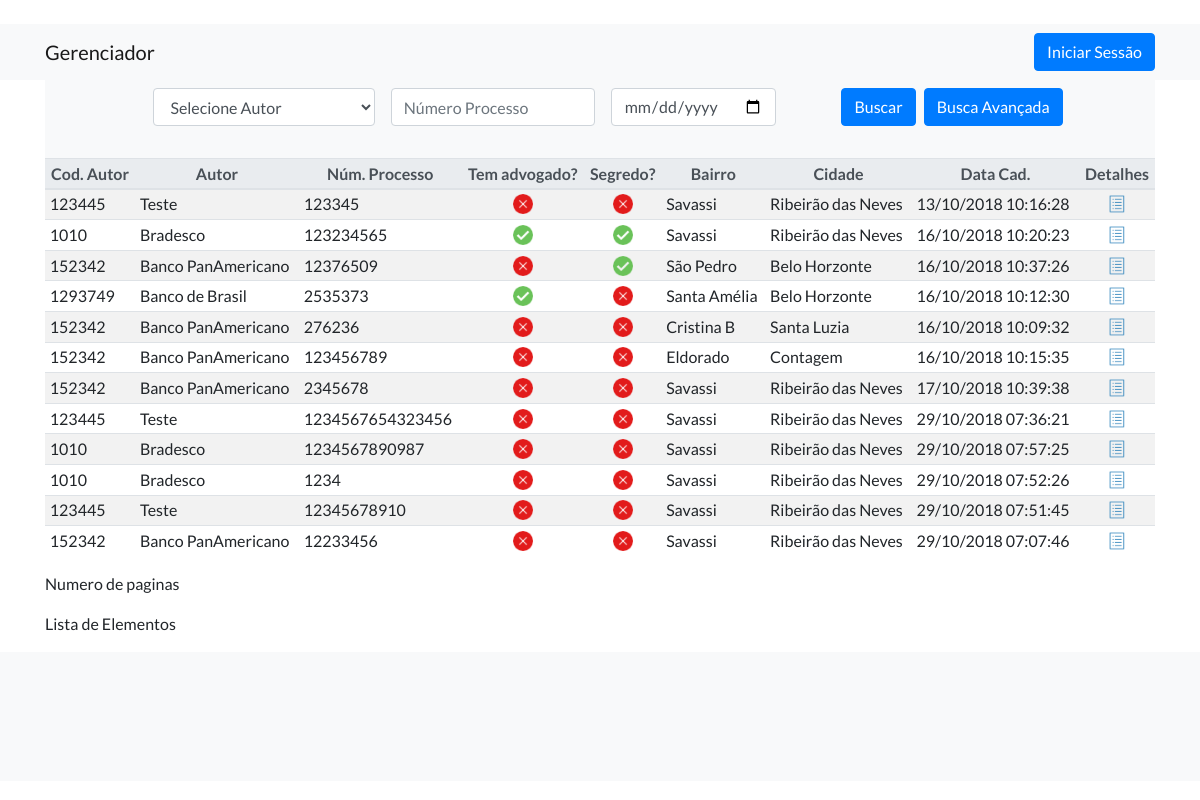
The app's page /Gerenciador/ListaProcesso, older data.
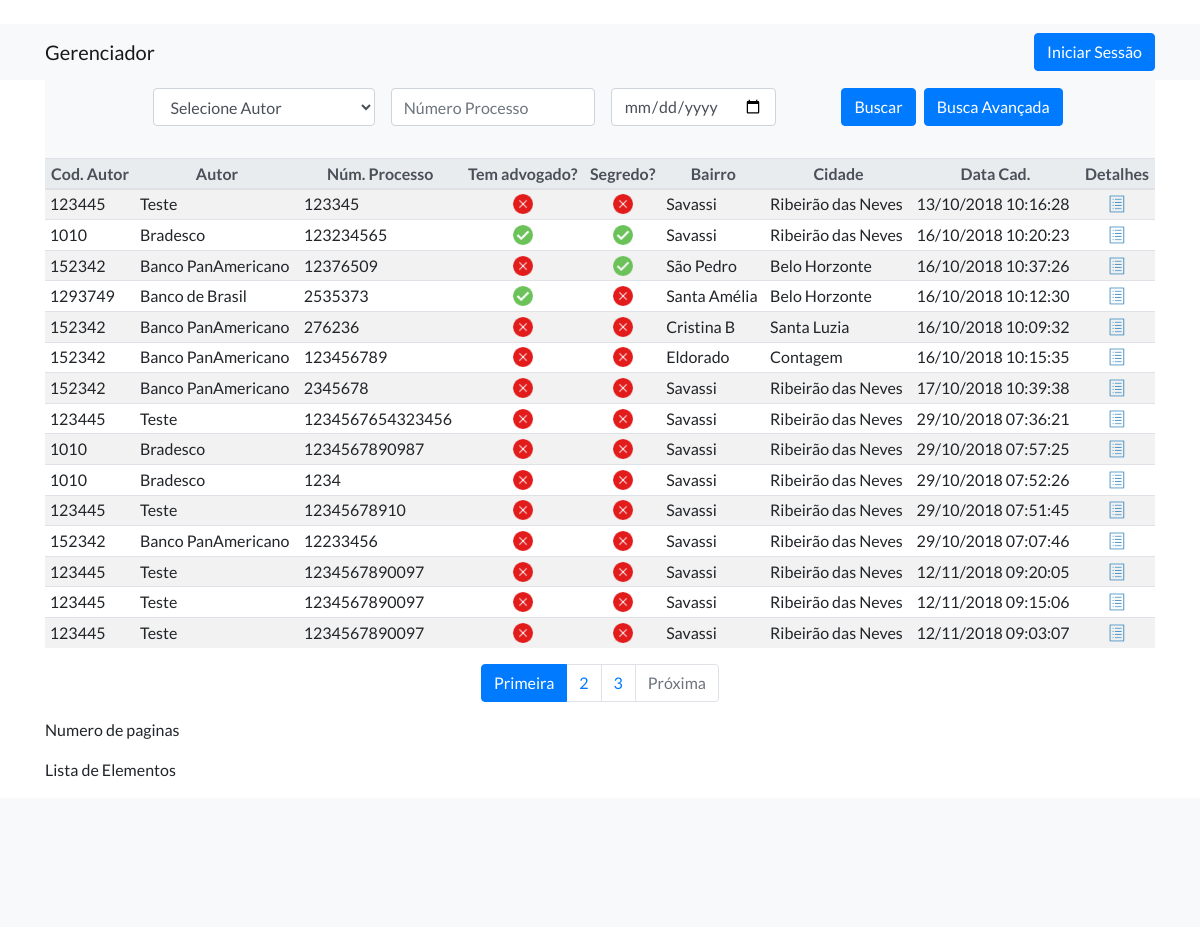
The same page, newer data.
### Gerenciador/models.py (models this page shows, shortened)
class cadastro (models.Model):
    class Meta:
        ordering = ['data_inclusao']
    fk_autor=models.ForeignKey(autor, on_delete=models.CASCADE)
    reu = models.CharField(max_length=200)
    documento = models.CharField(max_length=14)
    rua = models.CharField(max_length=200)
    numero = models.IntegerField(null=True)
    bairro = models.CharField(max_length=200)
    cidade = models.CharField(max_length=200)
    complemento = models.CharField(max_length=200, null=True,blank=True)
    cep = models.CharField(max_length=8)
    numero_processo = models.IntegerField()
    segredo = models.IntegerField(default=0 ,verbose_name='Segredo ?')
    advogado= models.IntegerField(default=0 ,verbose_name='Tem advogado ?')
    data_inclusao = models.DateTimeField(auto_now=True, verbose_name ='Incluido em')
    fk_conta =  models.IntegerField(default=0)

class autor (models.Model):
    nome_autor = models.CharField(max_length=200)
    codigo = models.IntegerField()

### Gerenciador/views.py (the view)
class ListaProcessoView(ListView):
    model = cadastro
    template_name ='Gerenciador/Lista_Processo.html'
    paginate_by = 15
    def get_queryset(self, **kwargs):
        filtro_Basico = Q()
        filtro_Avancado = Q()
        f_Autor = self.request.GET.get('Autor')
        f_NumeroProcesso = self.request.GET.get('NumeroProcesso')
        f_DataInclusao = self.request.GET.get('DataInclusao')
        f_Bairro = self.request.GET.get('Bairro','')
        f_Cidade = self.request.GET.get('Cidade','')
        f_Segredo = self.request.GET.get('Segredo','')
        f_Advogado = self.request.GET.get('Advogado','')
        if f_Autor is not None and f_Autor != 'Selecione Autor':
            filtro_Basico.add(Q(fk_autor=f_Autor), Q.AND)
        if f_NumeroProcesso:
            filtro_Basico.add(Q(numero_processo=f_NumeroProcesso), Q.AND)
        if f_DataInclusao:
            f_DataInclusao = datetime.strptime(f_DataInclusao, '%Y-%m-%d').date()
            filtro_Basico.add(Q(data_inclusao__date=f_DataInclusao), Q.AND)
        if filtro_Basico:
            return cadastro.objects.filter(filtro_Basico)
        if f_Bairro:
            filtro_Avancado.add(Q(bairro__icontains=f_Bairro), Q.AND)
        if f_Cidade:
            filtro_Avancado.add(Q(cidade__icontains=f_Cidade), Q.AND)
        if f_Segredo:
            filtro_Avancado.add(Q(segredo=f_Segredo), Q.AND)
        if f_Advogado:
            filtro_Avancado.add(Q(advogado=f_Advogado), Q.AND)
        if filtro_Avancado:
            return cadastro.objects.filter(filtro_Avancado)
        else:
            return cadastro.objects.all()
    def get_context_data(self, **kwargs):
        context = super(ListaProcessoView, self).get_context_data(**kwargs)
        context['Autor']  = autor.objects.select_related('fk_autor').values()
        return context

### Gerenciador/templates/Gerenciador/Lista_Processo.html (shortened to what this page needs)
{% extends 'Gerenciador/base.html' %}
{% load widget_tweaks%}
<nav class="navbar navbar-light bg-light">
    <div class="container justify-content-center">
        <form method="GET" action="" class="form-inline">
            <div class="form-group mx-sm-3 mb-2 ">
                <select name="Autor" class="form-control col-md-4">
                    <option>Selecione Autor</option>
                </select>
                <input type="search" name="NumeroProcesso" class="form-control" placeholder="Número Processo">
                <input type="date" name="DataInclusao" class="form-control">
            </div>
            <button type="submit" class="btn btn-primary mx-sm-2 mb-2">Buscar</button>
            <button type="button" class="btn btn-primary mb-2" data-toggle="modal" data-target="#exampleModal" data-whatever="@mdo">Busca Avançada</button>
        </form>
    </div>
</nav>
<div class="table-responsive-sm">
    <table id="minhaTabela" class="table table-striped table-sm ">
        <thead class="thead-light">
            <tr align="center">
                <th scope="col">Cod. Autor</th>
                <th scope="col">Autor</th>
                <th scope="col">Núm. Processo</th>
                <th scope="col">Tem advogado?</th>
                <th scope="col">Segredo?</th>
                <th scope="col">Bairro</th>
                <th scope="col">Cidade</th>
                <th scope="col">Data Cad.</th>
                <th scope="col">Detalhes</th>
            </tr>
        </thead>
        <tbody>
            {%for e in object_list%}
            <tr>
                <td>{{e.fk_autor.codigo}}</td>
                <td>{{e.fk_autor.nome_autor}}</td>
                <td>{{e.numero_processo}}</td>
                <td align="center">
                    {% if e.advogado == 1 %}
                    <img class="img img-small" src="../../static/Gerenciador/img/ok2.png"  alt="Tem advogado">
                    {% else %}
                    <img class="img img-small" src="../../static/Gerenciador/img/delete.png"   alt="Não tem Advogado">
                    {% endif %}
                </td>
                <td align="center">
                    {% if e.segredo == 1 %}
                    <img class="img img-small" src="../../static/Gerenciador/img/ok2.png"  alt="Tem advogado">
                    {% else %}
                    <img  class="img img-small" src="../../static/Gerenciador/img/delete.png"  alt="Não tem Advogado">
                    {% endif %}
                </td>
                <td>{{e.bairro}}</td>
                <td>{{e.cidade}}</td>
                <td>{{e.data_inclusao | date:"d/m/Y h:s:i"}}</td>
                <td align="center">
                    <a href={% url 'DetalheProcesso' e.id %}>
                        <img class="img img-small" src="../../static/Gerenciador/img/detalhes1.png" alt="Detalhes">
                </td>
            </tr>
            {% endfor %}
        </tbody>
    </table>
</div>
{% if is_paginated %}
<nav aria-label="Navegação de página exemplo">
    <ul class="pagination justify-content-center">
        <li class="page-item {% if page_obj.number == 1 %} active  {% endif %}">
            <a class="page-link" href="{{request.path}}?page=1" tabindex="-1">Primeira</a>
        </li>
        {% for i in page_obj.paginator.page_range %}
        {% if i > 1 and i < 5 %}
        <li class="page-item {% if page_obj.number == i  %} active {% endif %}"><a class="page-link" href="{{request.path}}?page={{i}}">{{i}}</a></li>
        {% endif %}
        {% endfor %}
        <li class="page-item {% if page_obj.number >= 5 %} active {% endif %}  {% if page_obj.paginator.num_pages < 5 %} disabled {% endif %}">
            <a class="page-link " href="{{request.path}}?page={{page_obj.next_page_number}}">Próxima</a>
        </li>
    </ul>
</nav>
{% endif %}
<p>
    Numero de paginas
</p>
<p>
    Lista de Elementos
</p>

### Gerenciador/templates/Gerenciador/base.html (shortened to what this page needs)
﻿<!DOCTYPE html>
<html lang="pt-br">
<head>
    {% load static %}
    <link rel="stylesheet" href="{% static 'Gerenciador/css/style.css' %}">
    <link rel="stylesheet" href="{% static 'Gerenciador/vendor/bootstrap/css/bootstrap.min.css' %}">
    <link rel="stylesheet" href="{% static 'Gerenciador/css/style.css' %}">
    <link rel="stylesheet" href="{% static 'Gerenciador/vendor/fontawesome-free/css/all.min.css' %}">
    <link rel="stylesheet" href="{% static 'Gerenciador/vendor/simple-line-icons/css/simple-line-icons.csss' %}" type="text/css">
    <link rel="stylesheet" href="{% static 'Gerenciador/css/landing-page.css' %}">
</head>
  <body>
    <nav class="navbar navbar-light bg-light static-top">
      <div class="container">
        <a class="navbar-brand" href="#">Gerenciador</a>
        <a class="btn btn-primary" href="#">Iniciar Sessão</a>
      </div>
    </nav>
    <div class="container">
    {% block content %}
    {% endblock %}
    </div>
    <footer class="footer bg-light">
      <div class="container">
        <div class="row">
            <div class="col-lg-6 h-100 text-center text-lg-left my-auto">
            </div>
        </div>
      </div>
    </footer>
  </body>
</html>

### Gerenciador/static/Gerenciador/css/style.css (style rules this page uses)
.img-small { width: 20px; }

### Gerenciador/static/Gerenciador/css/landing-page.css (style rules this page uses)
body { font-family: 'Lato', 'Helvetica Neue', Helvetica, Arial, sans-serif; }
footer.footer { padding-top: 4rem; padding-bottom: 4rem; }

Row changes from the older to the newer data that the page shows:
added cadastro: fk_autor.codigo "123445", fk_autor.nome_autor "Teste", numero_processo "1234567890097", advogado 0 (drawn), segredo 0 (drawn), bairro "Savassi", cidade "Ribeirão das Neves", data_inclusao "12/11/2018 09:20:05"
added cadastro: fk_autor.codigo "123445", fk_autor.nome_autor "Teste", numero_processo "1234567890097", advogado 0 (drawn), segredo 0 (drawn), bairro "Savassi", cidade "Ribeirão das Neves", data_inclusao "12/11/2018 09:15:06"
added cadastro: fk_autor.codigo "123445", fk_autor.nome_autor "Teste", numero_processo "1234567890097", advogado 0 (drawn), segredo 0 (drawn), bairro "Savassi", cidade "Ribeirão das Neves", data_inclusao "12/11/2018 09:03:07"
Text that changed along with them:
text now shown: "Primeira Próxima"
new list line: "2"
new list line: "3"
